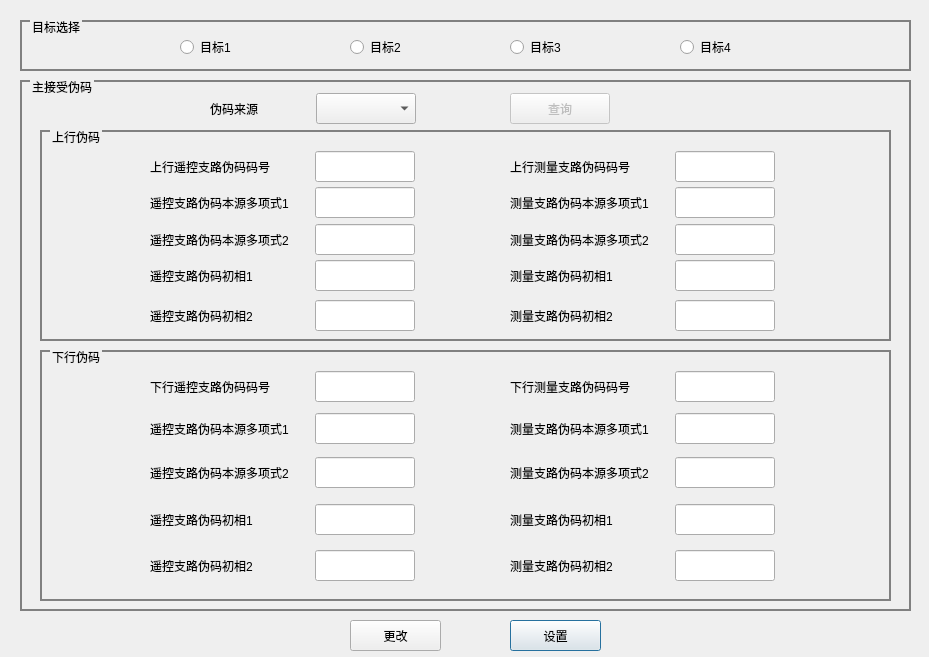
<?xml version="1.0" encoding="UTF-8"?>
<ui version="4.0">
 <class>SS2PNCodeSetGUIDlg</class>
 <widget class="QDialog" name="SS2PNCodeSetGUIDlg">
  <property name="geometry">
   <rect>
    <x>0</x>
    <y>0</y>
    <width>929</width>
    <height>657</height>
   </rect>
  </property>
  <property name="windowTitle">
   <string>DDTBBE_CodFrmSynSetGUIDlg</string>
  </property>
  <property name="styleSheet">
   <string notr="true">QGroupBox
{
	border-width:2px;
	border-style:solid;
	border-color:gray;
	margin-top:1ex;
}

QGroupBox::title
{
	subcontrol-origin:margin;
	subcontrol-position:top left;
	left:10px;
	padding: 0px;
}</string>
  </property>
  <widget class="QPushButton" name="pushButton_Set">
   <property name="geometry">
    <rect>
     <x>510</x>
     <y>620</y>
     <width>91</width>
     <height>31</height>
    </rect>
   </property>
   <property name="text">
    <string>设置</string>
   </property>
  </widget>
  <widget class="QPushButton" name="pushButton_Modify">
   <property name="geometry">
    <rect>
     <x>350</x>
     <y>620</y>
     <width>91</width>
     <height>31</height>
    </rect>
   </property>
   <property name="text">
    <string>更改</string>
   </property>
  </widget>
  <widget class="QGroupBox" name="groupBox_2">
   <property name="geometry">
    <rect>
     <x>20</x>
     <y>80</y>
     <width>891</width>
     <height>531</height>
    </rect>
   </property>
   <property name="title">
    <string>主接受伪码</string>
   </property>
   <widget class="QLabel" name="label">
    <property name="geometry">
     <rect>
      <x>190</x>
      <y>13</y>
      <width>67</width>
      <height>31</height>
     </rect>
    </property>
    <property name="text">
     <string>伪码来源</string>
    </property>
   </widget>
   <widget class="QComboBox" name="comboBox_VirtualCodeSource">
    <property name="geometry">
     <rect>
      <x>296</x>
      <y>13</y>
      <width>100</width>
      <height>31</height>
     </rect>
    </property>
   </widget>
   <widget class="QGroupBox" name="groupBox_3">
    <property name="geometry">
     <rect>
      <x>20</x>
      <y>50</y>
      <width>851</width>
      <height>211</height>
     </rect>
    </property>
    <property name="title">
     <string>上行伪码</string>
    </property>
    <widget class="QLabel" name="label_UpTCtrlPseOriginPoly2">
     <property name="geometry">
      <rect>
       <x>110</x>
       <y>94</y>
       <width>183</width>
       <height>31</height>
      </rect>
     </property>
     <property name="text">
      <string>遥控支路伪码本源多项式2</string>
     </property>
    </widget>
    <widget class="QLineEdit" name="lineEdit_UpTCtrlPseOriginPoly2">
     <property name="geometry">
      <rect>
       <x>275</x>
       <y>94</y>
       <width>100</width>
       <height>31</height>
      </rect>
     </property>
    </widget>
    <widget class="QLabel" name="label_UpTCtrlPsePhase1">
     <property name="geometry">
      <rect>
       <x>110</x>
       <y>130</y>
       <width>183</width>
       <height>31</height>
      </rect>
     </property>
     <property name="text">
      <string>遥控支路伪码初相1</string>
     </property>
    </widget>
    <widget class="QLineEdit" name="lineEdit_UpTCtrlPsePhase1">
     <property name="geometry">
      <rect>
       <x>275</x>
       <y>130</y>
       <width>100</width>
       <height>31</height>
      </rect>
     </property>
    </widget>
    <widget class="QLabel" name="label_UpTCtrlPseCodeNum">
     <property name="geometry">
      <rect>
       <x>110</x>
       <y>21</y>
       <width>183</width>
       <height>31</height>
      </rect>
     </property>
     <property name="text">
      <string>上行遥控支路伪码码号</string>
     </property>
    </widget>
    <widget class="QLineEdit" name="lineEdit_UpTCtrlPseCodeNum">
     <property name="geometry">
      <rect>
       <x>275</x>
       <y>21</y>
       <width>100</width>
       <height>31</height>
      </rect>
     </property>
    </widget>
    <widget class="QLabel" name="label_UpTCtrlPseOriginPoly1">
     <property name="geometry">
      <rect>
       <x>110</x>
       <y>57</y>
       <width>183</width>
       <height>31</height>
      </rect>
     </property>
     <property name="text">
      <string>遥控支路伪码本源多项式1</string>
     </property>
    </widget>
    <widget class="QLineEdit" name="lineEdit_UpTCtrlPseOriginPoly1">
     <property name="geometry">
      <rect>
       <x>275</x>
       <y>57</y>
       <width>100</width>
       <height>31</height>
      </rect>
     </property>
    </widget>
    <widget class="QLineEdit" name="lineEdit_UpTCtrlPsePhase2">
     <property name="geometry">
      <rect>
       <x>275</x>
       <y>170</y>
       <width>100</width>
       <height>31</height>
      </rect>
     </property>
    </widget>
    <widget class="QLabel" name="label_UpTCtrlPsePhase2">
     <property name="geometry">
      <rect>
       <x>110</x>
       <y>170</y>
       <width>183</width>
       <height>31</height>
      </rect>
     </property>
     <property name="text">
      <string>遥控支路伪码初相2</string>
     </property>
    </widget>
    <widget class="QLineEdit" name="lineEdit_UpMeterPsePhase2">
     <property name="geometry">
      <rect>
       <x>635</x>
       <y>170</y>
       <width>100</width>
       <height>31</height>
      </rect>
     </property>
    </widget>
    <widget class="QLabel" name="label_UpMeterPseOriginPoly2">
     <property name="geometry">
      <rect>
       <x>470</x>
       <y>94</y>
       <width>184</width>
       <height>31</height>
      </rect>
     </property>
     <property name="text">
      <string>测量支路伪码本源多项式2</string>
     </property>
    </widget>
    <widget class="QLabel" name="label_UpMeterPsePhase1">
     <property name="geometry">
      <rect>
       <x>470</x>
       <y>130</y>
       <width>184</width>
       <height>31</height>
      </rect>
     </property>
     <property name="text">
      <string>测量支路伪码初相1</string>
     </property>
    </widget>
    <widget class="QLineEdit" name="lineEdit_UpMeterPseCodeNum">
     <property name="geometry">
      <rect>
       <x>635</x>
       <y>21</y>
       <width>100</width>
       <height>31</height>
      </rect>
     </property>
    </widget>
    <widget class="QLineEdit" name="lineEdit_UpMeterPseOriginPoly2">
     <property name="geometry">
      <rect>
       <x>635</x>
       <y>94</y>
       <width>100</width>
       <height>31</height>
      </rect>
     </property>
    </widget>
    <widget class="QLabel" name="label_UpMeterPseCodeNum">
     <property name="geometry">
      <rect>
       <x>470</x>
       <y>21</y>
       <width>184</width>
       <height>31</height>
      </rect>
     </property>
     <property name="text">
      <string>上行测量支路伪码码号</string>
     </property>
    </widget>
    <widget class="QLabel" name="label_UpMeterPsePhase2">
     <property name="geometry">
      <rect>
       <x>470</x>
       <y>170</y>
       <width>184</width>
       <height>31</height>
      </rect>
     </property>
     <property name="text">
      <string>测量支路伪码初相2</string>
     </property>
    </widget>
    <widget class="QLineEdit" name="lineEdit_UpMeterPseOriginPoly1">
     <property name="geometry">
      <rect>
       <x>635</x>
       <y>57</y>
       <width>100</width>
       <height>31</height>
      </rect>
     </property>
    </widget>
    <widget class="QLabel" name="label_UpMeterPseOriginPoly1">
     <property name="geometry">
      <rect>
       <x>470</x>
       <y>57</y>
       <width>184</width>
       <height>31</height>
      </rect>
     </property>
     <property name="text">
      <string>测量支路伪码本源多项式1</string>
     </property>
    </widget>
    <widget class="QLineEdit" name="lineEdit_UpMeterPsePhase1">
     <property name="geometry">
      <rect>
       <x>635</x>
       <y>130</y>
       <width>100</width>
       <height>31</height>
      </rect>
     </property>
    </widget>
   </widget>
   <widget class="QPushButton" name="pushButton_Search">
    <property name="enabled">
     <bool>false</bool>
    </property>
    <property name="geometry">
     <rect>
      <x>490</x>
      <y>13</y>
      <width>100</width>
      <height>31</height>
     </rect>
    </property>
    <property name="text">
     <string>查询</string>
    </property>
   </widget>
   <widget class="QGroupBox" name="groupBox_4">
    <property name="geometry">
     <rect>
      <x>20</x>
      <y>270</y>
      <width>851</width>
      <height>251</height>
     </rect>
    </property>
    <property name="title">
     <string>下行伪码</string>
    </property>
    <widget class="QLabel" name="label_DownTCtrlPseOriginPoly2">
     <property name="geometry">
      <rect>
       <x>110</x>
       <y>107</y>
       <width>167</width>
       <height>31</height>
      </rect>
     </property>
     <property name="text">
      <string>遥控支路伪码本源多项式2</string>
     </property>
    </widget>
    <widget class="QLineEdit" name="lineEdit_DownTCtrlPseOriginPoly2">
     <property name="geometry">
      <rect>
       <x>275</x>
       <y>107</y>
       <width>100</width>
       <height>31</height>
      </rect>
     </property>
    </widget>
    <widget class="QLabel" name="label_DownTCtrlPsePhase1">
     <property name="geometry">
      <rect>
       <x>110</x>
       <y>154</y>
       <width>167</width>
       <height>31</height>
      </rect>
     </property>
     <property name="text">
      <string>遥控支路伪码初相1</string>
     </property>
    </widget>
    <widget class="QLineEdit" name="lineEdit_DownTCtrlPsePhase1">
     <property name="geometry">
      <rect>
       <x>275</x>
       <y>154</y>
       <width>100</width>
       <height>31</height>
      </rect>
     </property>
    </widget>
    <widget class="QLabel" name="label_DownTCtrlPseCodeNum">
     <property name="geometry">
      <rect>
       <x>110</x>
       <y>21</y>
       <width>167</width>
       <height>31</height>
      </rect>
     </property>
     <property name="text">
      <string>下行遥控支路伪码码号</string>
     </property>
    </widget>
    <widget class="QLineEdit" name="lineEdit_DownTCtrlPseCodeNum">
     <property name="geometry">
      <rect>
       <x>275</x>
       <y>21</y>
       <width>100</width>
       <height>31</height>
      </rect>
     </property>
    </widget>
    <widget class="QLabel" name="label_DownTCtrlPseOriginPoly1">
     <property name="geometry">
      <rect>
       <x>110</x>
       <y>63</y>
       <width>167</width>
       <height>31</height>
      </rect>
     </property>
     <property name="text">
      <string>遥控支路伪码本源多项式1</string>
     </property>
    </widget>
    <widget class="QLineEdit" name="lineEdit_DownTCtrlPseOriginPoly1">
     <property name="geometry">
      <rect>
       <x>275</x>
       <y>63</y>
       <width>100</width>
       <height>31</height>
      </rect>
     </property>
    </widget>
    <widget class="QLineEdit" name="lineEdit_DownTCtrlPsePhase2">
     <property name="geometry">
      <rect>
       <x>275</x>
       <y>200</y>
       <width>100</width>
       <height>31</height>
      </rect>
     </property>
    </widget>
    <widget class="QLabel" name="label_DownTCtrlPsePhase2">
     <property name="geometry">
      <rect>
       <x>110</x>
       <y>200</y>
       <width>167</width>
       <height>31</height>
      </rect>
     </property>
     <property name="text">
      <string>遥控支路伪码初相2</string>
     </property>
    </widget>
    <widget class="QLineEdit" name="lineEdit_DownMeterPsePhase2">
     <property name="geometry">
      <rect>
       <x>635</x>
       <y>200</y>
       <width>100</width>
       <height>31</height>
      </rect>
     </property>
    </widget>
    <widget class="QLabel" name="label_17">
     <property name="geometry">
      <rect>
       <x>470</x>
       <y>107</y>
       <width>167</width>
       <height>31</height>
      </rect>
     </property>
     <property name="text">
      <string>测量支路伪码本源多项式2</string>
     </property>
    </widget>
    <widget class="QLabel" name="label_18">
     <property name="geometry">
      <rect>
       <x>470</x>
       <y>154</y>
       <width>167</width>
       <height>31</height>
      </rect>
     </property>
     <property name="text">
      <string>测量支路伪码初相1</string>
     </property>
    </widget>
    <widget class="QLineEdit" name="lineEdit_DownMeterPseCodeNum">
     <property name="geometry">
      <rect>
       <x>635</x>
       <y>21</y>
       <width>100</width>
       <height>31</height>
      </rect>
     </property>
    </widget>
    <widget class="QLineEdit" name="lineEdit_DownMeterPseOriginPoly2">
     <property name="geometry">
      <rect>
       <x>635</x>
       <y>107</y>
       <width>100</width>
       <height>31</height>
      </rect>
     </property>
    </widget>
    <widget class="QLabel" name="label_DownMeterPseCodeNum">
     <property name="geometry">
      <rect>
       <x>470</x>
       <y>21</y>
       <width>167</width>
       <height>31</height>
      </rect>
     </property>
     <property name="text">
      <string>下行测量支路伪码码号</string>
     </property>
    </widget>
    <widget class="QLabel" name="label_20">
     <property name="geometry">
      <rect>
       <x>470</x>
       <y>200</y>
       <width>167</width>
       <height>31</height>
      </rect>
     </property>
     <property name="text">
      <string>测量支路伪码初相2</string>
     </property>
    </widget>
    <widget class="QLineEdit" name="lineEdit_DownMeterPseOriginPoly1">
     <property name="geometry">
      <rect>
       <x>635</x>
       <y>63</y>
       <width>100</width>
       <height>31</height>
      </rect>
     </property>
    </widget>
    <widget class="QLabel" name="label_21">
     <property name="geometry">
      <rect>
       <x>470</x>
       <y>63</y>
       <width>167</width>
       <height>31</height>
      </rect>
     </property>
     <property name="text">
      <string>测量支路伪码本源多项式1</string>
     </property>
    </widget>
    <widget class="QLineEdit" name="lineEdit_DownMeterPsePhase1">
     <property name="geometry">
      <rect>
       <x>635</x>
       <y>154</y>
       <width>100</width>
       <height>31</height>
      </rect>
     </property>
    </widget>
   </widget>
  </widget>
  <widget class="QGroupBox" name="groupBox_targat">
   <property name="geometry">
    <rect>
     <x>20</x>
     <y>20</y>
     <width>891</width>
     <height>51</height>
    </rect>
   </property>
   <property name="title">
    <string>目标选择</string>
   </property>
   <widget class="QRadioButton" name="radioButton_Target1">
    <property name="geometry">
     <rect>
      <x>160</x>
      <y>16</y>
      <width>100</width>
      <height>22</height>
     </rect>
    </property>
    <property name="text">
     <string>目标1</string>
    </property>
   </widget>
   <widget class="QRadioButton" name="radioButton_Target2">
    <property name="geometry">
     <rect>
      <x>330</x>
      <y>16</y>
      <width>100</width>
      <height>22</height>
     </rect>
    </property>
    <property name="text">
     <string>目标2</string>
    </property>
   </widget>
   <widget class="QRadioButton" name="radioButton_Target3">
    <property name="geometry">
     <rect>
      <x>490</x>
      <y>16</y>
      <width>100</width>
      <height>22</height>
     </rect>
    </property>
    <property name="text">
     <string>目标3</string>
    </property>
   </widget>
   <widget class="QRadioButton" name="radioButton_Target4">
    <property name="geometry">
     <rect>
      <x>660</x>
      <y>16</y>
      <width>100</width>
      <height>22</height>
     </rect>
    </property>
    <property name="text">
     <string>目标4</string>
    </property>
   </widget>
  </widget>
 </widget>
 <resources/>
 <connections/>
</ui>
